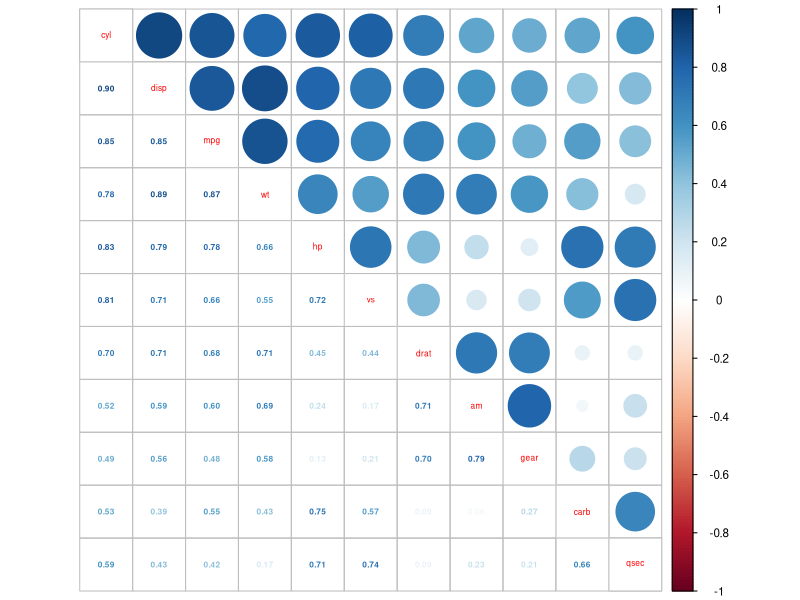
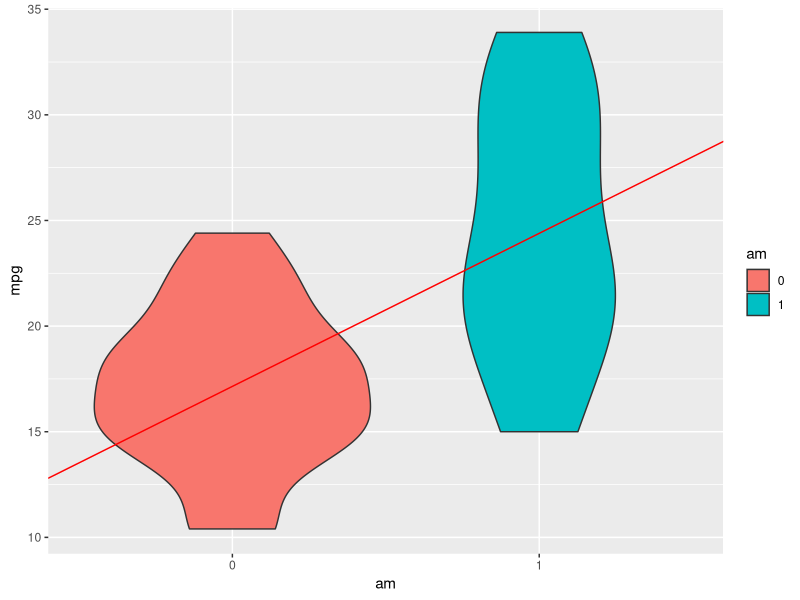
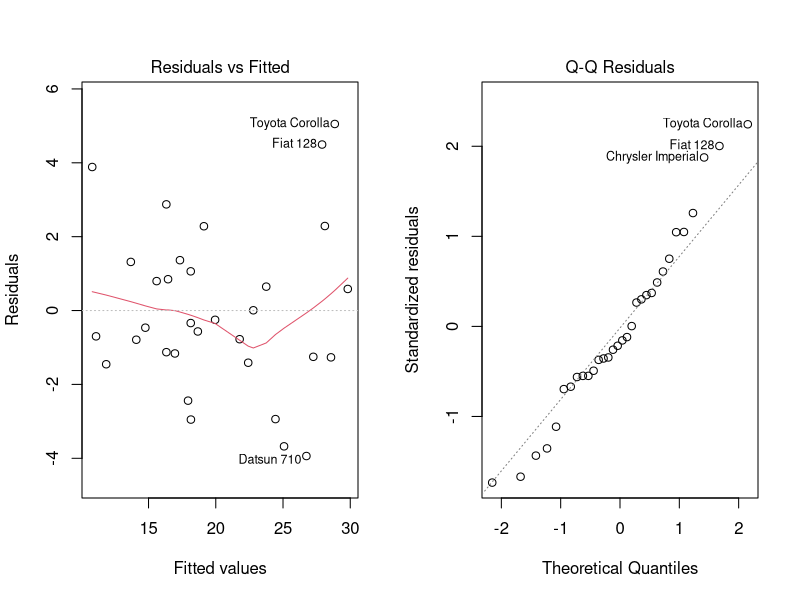
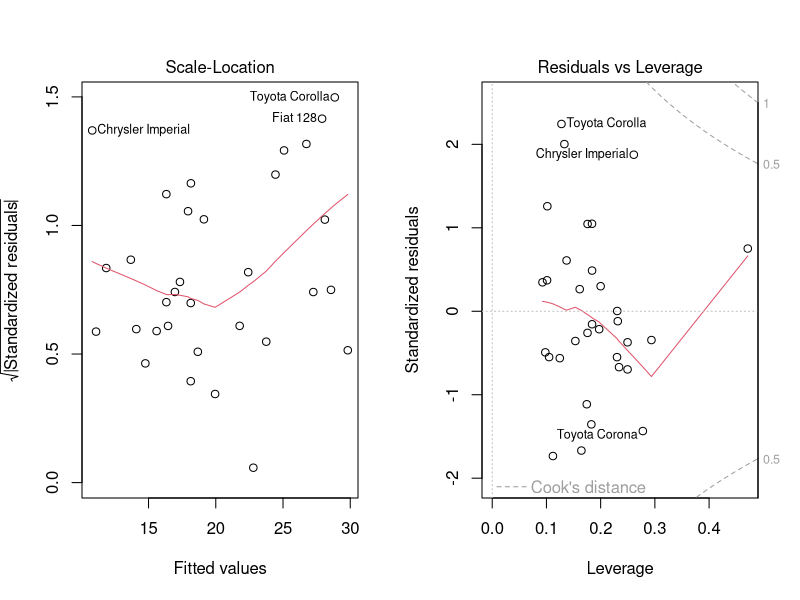

Reproduce these figures in R, in order.
## ---- chunk 1
knitr::opts_chunk$set(echo = TRUE)
library(car)
library(plyr)
library(ggplot2)
library(corrplot)
## ---- chunk 2
data("mtcars")
head(mtcars,4)
## ---- chunk 3
co <-abs(cor(mtcars))
#barplot(colSums(co))
mc <- mtcars[,order(colSums(co),decreasing = TRUE)]
#barplot(colSums(abs(cor(mc)))) # just check that the parameters really got sorted by total amount of correlation
co <-abs(cor(mc))
#par(din = c(7,7),fin=c(5,5))
corrplot.mixed(co, upper = "circle", number.cex = .5, tl.cex = .5, cl.cex =.7)
## ---- chunk 4
mtcars <- mutate(mtcars, cyl = factor(cyl), vs = factor(vs), am = factor(am), gear = factor(gear), carb = factor(carb))
mdlam <- lm(mpg ~ am , data = mtcars)
summary(mdlam)
g1 <- ggplot(data = mtcars) + geom_violin(aes(x = am, y = mpg, fill = am))
g1 <- g1 + geom_abline(aes(intercept = mdlam$coef[1] -  mdlam$coef[2] ,slope = mdlam$coef[2]), col = "red")
g1
## ---- chunk 5
mdlall <- lm(mpg ~ . , data = mtcars)
summary(mdlall)
## ---- chunk 6
mdlstep <- step(mdlall, direction = "backward", trace=FALSE)
summary(mdlstep)
vif(mdlstep)
## ---- chunk 7
anova(mdlam, mdlstep, mdlall)
## ---- chunk 8
par(mfrow=c(1,2))
plot(mdlstep)
